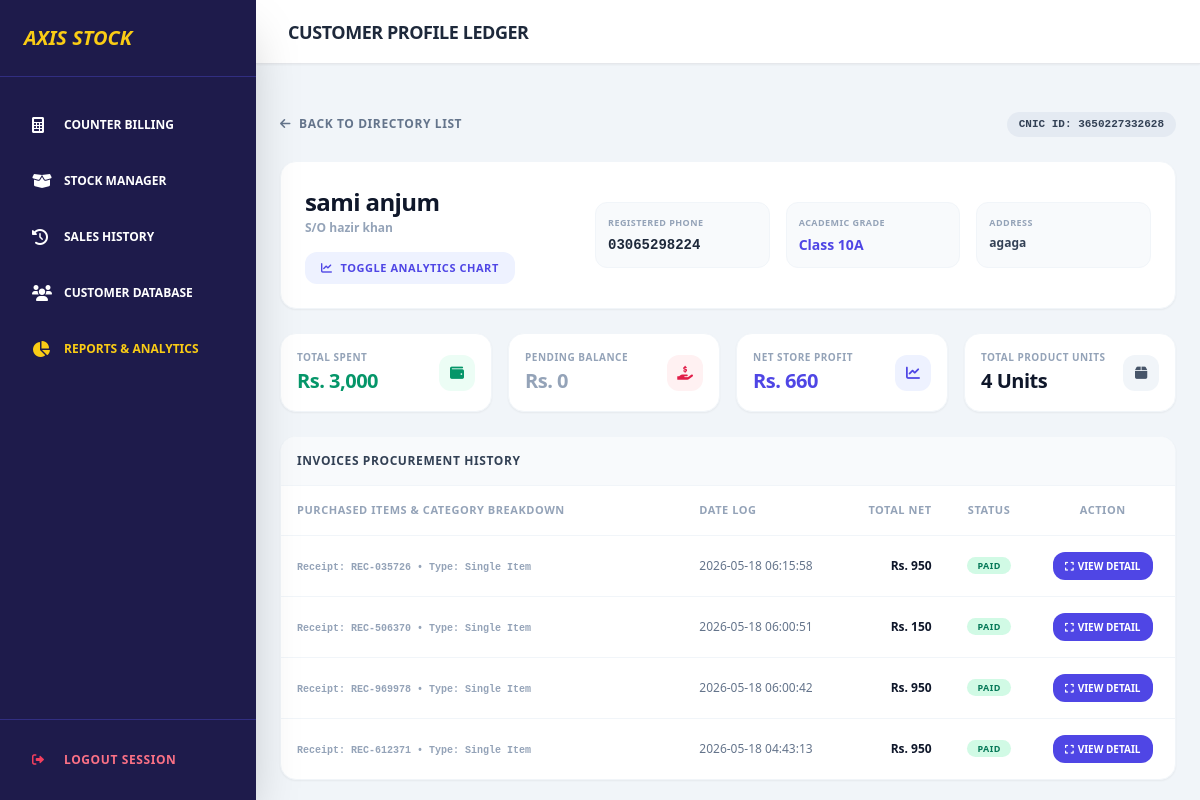
The app's page /customers/profile/3650227332628 (signed in) with its own data.
### tables this page shows
CREATE TABLE sales (
            id INTEGER PRIMARY KEY AUTOINCREMENT,
            receipt_number TEXT NOT NULL UNIQUE,
            student_name TEXT NOT NULL,
            father_name TEXT NOT NULL,
            cnic TEXT,
            student_class TEXT NOT NULL,
            phone_no TEXT NOT NULL,
            address TEXT,
            sale_type TEXT NOT NULL,
            total_amount REAL NOT NULL,
            cash_paid REAL DEFAULT 0.0,
            profit REAL DEFAULT 0.0,
            payment_status TEXT DEFAULT 'Paid',
            timestamp DATETIME DEFAULT CURRENT_TIMESTAMP
        );

### main.py (the view)
@app.get("/customers/profile/{cnic_id}")
async def view_customer_detailed_profile(request: Request, cnic_id: str):
    if not is_logged_in(request): return RedirectResponse(url="/login", status_code=303)
    conn = get_db()
    profile = conn.execute("SELECT * FROM sales WHERE cnic = ? LIMIT 1", (cnic_id,)).fetchone()
    if not profile:
        conn.close()
        raise HTTPException(status_code=404, detail="Customer Data Not Found")
    history = conn.execute("SELECT * FROM sales WHERE cnic = ? ORDER BY id DESC", (cnic_id,)).fetchall()
    sale_ids = [row['id'] for row in history]
    items_map = {}
    total_items_count = 0
    if sale_ids:
        placeholders = ",".join("?" for _ in sale_ids)
        items_data = conn.execute(f"""
            SELECT si.sale_id, si.qty, si.price, si.sku, p.name as product_name, p.category
            FROM sale_items si LEFT JOIN products p ON si.product_id = p.id
            WHERE si.sale_id IN ({placeholders})
        """, sale_ids).fetchall()
        for item in items_data:
            s_id = item['sale_id']
            if s_id not in items_map: items_map[s_id] = []
            items_map[s_id].append(item)
            total_items_count += item['qty']
    total_pending = sum((row['total_amount'] - (row['cash_paid'] or 0)) for row in history if row['payment_status'] != 'Paid')
    stats_block = {
        "total_orders": len(history), "total_spent": sum(row['total_amount'] for row in history),
        "total_pending": total_pending, "total_profit": sum(row['profit'] for row in history if row['profit']),
        "total_items": total_items_count
    }
    conn.close()
    total_pending = sum((row['total_amount'] - (row['cash_paid'] or 0)) for row in history if row['payment_status'] != 'Paid')
    stats_block = {
        "total_orders": len(history), "total_spent": sum(row['total_amount'] for row in history),
        "total_pending": total_pending, "total_profit": sum(row['profit'] for row in history if row['profit']),
        "total_items": total_items_count
    }
    conn.close()
    return templates.TemplateResponse(request, "customer_profile.html", {"profile": profile, "history": history, "items_map": items_map, "stats": stats_block})

### templates/customer_profile.html (shortened to what this page needs)
{% extends "index.html" %}
{% block header_title %}Customer Profile Ledger{% endblock %}
{% block page_content %}
<div class="space-y-6 text-slate-900 relative">
    <div class="flex justify-between items-center">
        <a href="/customers" class="text-xs font-black text-slate-500 hover:text-indigo-600 uppercase tracking-wider flex items-center gap-2 transition">
            <i class="fas fa-arrow-left"></i> Back to Directory List
        </a>
        <span class="text-[11px] font-black bg-slate-200/80 text-slate-700 px-3 py-1 rounded-full uppercase font-mono">CNIC ID: {{ profile.cnic }}</span>
    </div>
    <div class="bg-white p-6 rounded-2xl shadow-sm border border-slate-100 grid grid-cols-1 md:grid-cols-3 gap-6">
        <div class="md:col-span-1 flex flex-col justify-center">
            <h3 class="text-2xl font-black text-slate-900 tracking-tight">{{ profile.student_name }}</h3>
            <span class="text-xs text-slate-400 font-bold mt-0.5">S/O {{ profile.father_name }}</span>
            <div class="mt-4">
                <button onclick="toggleGraphView()" class="inline-flex items-center gap-2 px-4 py-2 bg-indigo-50 hover:bg-indigo-100 text-indigo-600 rounded-xl transition font-black text-[11px] uppercase tracking-wider">
                    <i class="fas fa-chart-line"></i> Toggle Analytics Chart
                </button>
            </div>
        </div>
        <div class="md:col-span-2 grid grid-cols-1 sm:grid-cols-3 gap-4 text-xs font-bold self-center">
            <div class="bg-slate-50 p-3 rounded-xl border border-slate-100">
                <span class="text-slate-400 block uppercase tracking-wider text-[9px] font-black">Registered Phone</span>
                <span class="text-slate-800 font-mono text-sm block mt-1">{{ profile.phone_no }}</span>
            </div>
            <div class="bg-slate-50 p-3 rounded-xl border border-slate-100">
                <span class="text-slate-400 block uppercase tracking-wider text-[9px] font-black">Academic Grade</span>
                <span class="text-indigo-600 text-sm block font-black mt-1">Class {{ profile.student_class }}</span>
            </div>
            <div class="bg-slate-50 p-3 rounded-xl border border-slate-100">
                <span class="text-slate-400 block uppercase tracking-wider text-[9px] font-black">Address</span>
                <span class="text-slate-700 truncate block mt-1" title="{{ profile.address if profile.address else 'N/A' }}">{{ profile.address if profile.address else "N/A" }}</span>
            </div>
        </div>
    </div>
    <div class="grid grid-cols-1 sm:grid-cols-4 gap-4">
        <div class="bg-white p-4 rounded-2xl shadow-sm border border-slate-100 flex items-center justify-between">
            <div>
                <span class="block text-[10px] font-black uppercase text-slate-400 tracking-wider">Total Spent</span>
                <span class="text-xl font-black tracking-tight text-emerald-600 mt-0.5 block">Rs. {{ "{:,.0f}".format(stats.total_spent) }}</span>
            </div>
            <div class="w-9 h-9 rounded-xl bg-emerald-50 text-emerald-600 flex items-center justify-center text-sm"><i class="fas fa-wallet"></i></div>
        </div>
        <div class="bg-white p-4 rounded-2xl shadow-sm border border-slate-100 flex items-center justify-between">
            <div>
                <span class="block text-[10px] font-black uppercase text-slate-400 tracking-wider">Pending Balance</span>
                <span class="text-xl font-black tracking-tight {% if stats.total_pending > 0 %}text-rose-600{% else %}text-slate-400{% endif %} mt-0.5 block">Rs. {{ "{:,.0f}".format(stats.total_pending) }}</span>
            </div>
            <div class="w-9 h-9 rounded-xl bg-rose-50 text-rose-600 flex items-center justify-center text-sm"><i class="fas fa-hand-holding-usd"></i></div>
        </div>
        <div class="bg-white p-4 rounded-2xl shadow-sm border border-slate-100 flex items-center justify-between">
            <div>
                <span class="block text-[10px] font-black uppercase text-slate-400 tracking-wider">Net Store Profit</span>
                <span class="text-xl font-black tracking-tight text-indigo-600 mt-0.5 block">Rs. {{ "{:,.0f}".format(stats.total_profit) }}</span>
            </div>
            <div class="w-9 h-9 rounded-xl bg-indigo-50 text-indigo-600 flex items-center justify-center text-sm"><i class="fas fa-chart-line"></i></div>
        </div>
        <div class="bg-white p-4 rounded-2xl shadow-sm border border-slate-100 flex items-center justify-between">
            <div>
                <span class="block text-[10px] font-black uppercase text-slate-400 tracking-wider">Total Product Units</span>
                <span class="text-xl font-black tracking-tight text-slate-900 mt-0.5 block">{{ stats.total_items }} Units</span>
            </div>
            <div class="w-9 h-9 rounded-xl bg-slate-100 text-slate-600 flex items-center justify-center text-sm"><i class="fas fa-box"></i></div>
        </div>
    </div>
    <div class="bg-white rounded-2xl shadow-sm overflow-hidden border border-slate-100">
        <div class="p-4 bg-slate-50 border-b border-slate-100">
            <h4 class="text-xs font-black text-slate-700 uppercase tracking-wider">Invoices Procurement History</h4>
        </div>
        <div class="overflow-x-auto">
            <table class="w-full text-left border-collapse">
                <thead>
                    <tr class="bg-white border-b border-slate-100 text-slate-400 text-[11px] font-black uppercase tracking-wider">
                        <th class="p-4 w-[45%]">Purchased Items & Category Breakdown</th>
                        <th class="p-4">Date Log</th>
                        <th class="p-4 text-right">Total Net</th>
                        <th class="p-4 text-center">Status</th>
                        <th class="p-4 text-center">Action</th>
                    </tr>
                </thead>
                <tbody class="divide-y divide-slate-100 font-bold text-xs text-slate-600">
                    {% for row in history %}
                    <tr class="hover:bg-slate-50/40 transition-colors">
                        <td class="p-4">
                            <div class="flex flex-col space-y-1">
                                <span class="text-[10px] text-slate-400 font-mono">Receipt: {{ row.receipt_number }} &bull; Type: {{ row.sale_type }}</span>
                            </div>
                        </td>
                        <td class="p-4 text-slate-500 font-medium">{{ row.timestamp }}</td>
                        <td class="p-4 text-right text-slate-900 font-black">Rs. {{ "{:,.0f}".format(row.total_amount) }}</td>
                        <td class="p-4 text-center">
                            <span class="px-2.5 py-0.5 rounded-full text-[9px] font-black uppercase tracking-wider {% if row.payment_status == 'Paid' %}bg-emerald-100 text-emerald-700{% else %}bg-amber-100 text-amber-800{% endif %}">
                                {{ row.payment_status }}
                            </span>
                        </td>
                        <td class="p-4 text-center">
                            <button onclick='openInvoiceModal({{ row | tojson }}, {{ row.id }})' class="inline-flex items-center gap-1 px-3 py-1.5 bg-indigo-600 hover:bg-indigo-700 text-white rounded-xl transition-all font-black uppercase text-[10px]">
                                <i class="fas fa-expand"></i> View Detail
                            </button>
                        </td>
                    </tr>
                    {% else %}
                    <tr>
                        <td colspan="5" class="p-8 text-center text-slate-400 font-medium italic">No ledger transaction context detected.</td>
                    </tr>
                    {% endfor %}
                </tbody>
            </table>
        </div>
    </div>
</div>
{% endblock %}

### records on screen
sales: cnic "3650227332628", student_name "sami anjum", father_name "hazir khan", phone_no "03065298224", student_class "10A", address "agaga", receipt_number "REC-612371", sale_type "Single Item", timestamp "2026-05-18 04:43:13", total_amount "950", payment_status "PAID"
sales: receipt_number "REC-035726", sale_type "Single Item", timestamp "2026-05-18 06:15:58", total_amount "950", payment_status "PAID"
sales: receipt_number "REC-506370", sale_type "Single Item", timestamp "2026-05-18 06:00:51", total_amount "150", payment_status "PAID"
sales: receipt_number "REC-969978", sale_type "Single Item", timestamp "2026-05-18 06:00:42", total_amount "950", payment_status "PAID"

### other values on screen
{{ "{:,.0f}".format(stats.total_spent) }} "3,000"
{{ "{:,.0f}".format(stats.total_pending) }} "0"
{{ "{:,.0f}".format(stats.total_profit) }} "660"
{{ stats.total_items }} "4"
